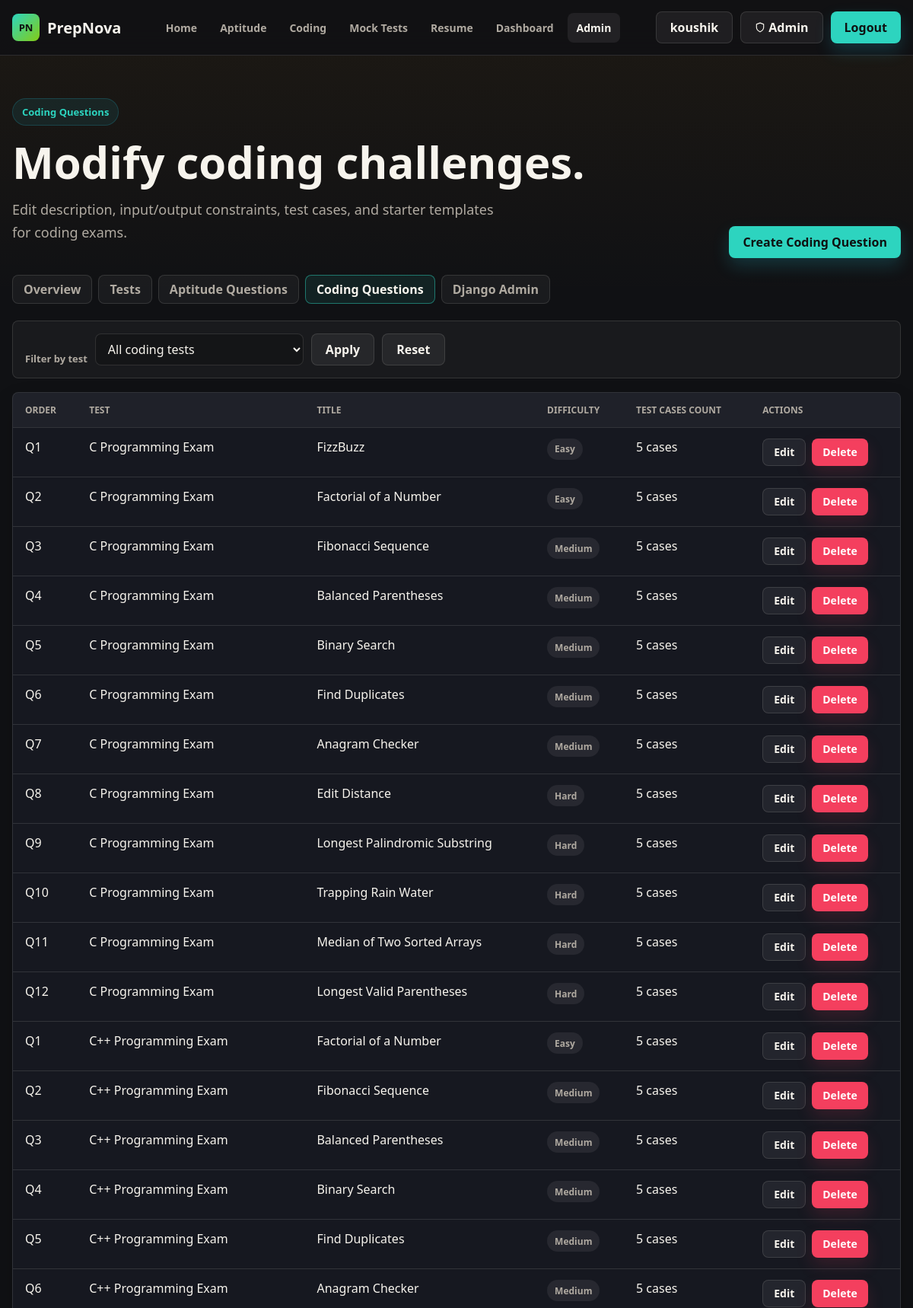
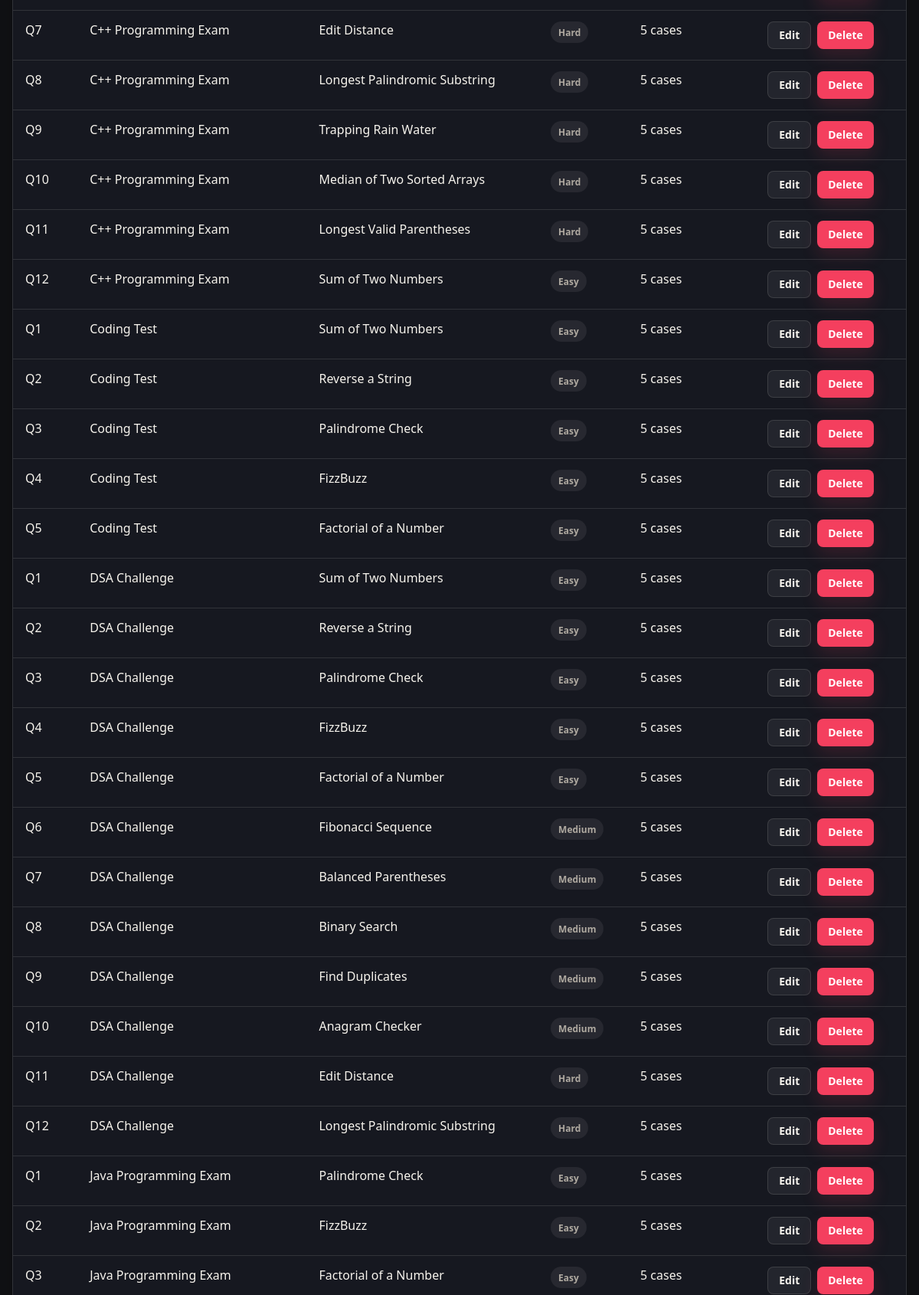
Screenshot of /site-admin/coding-questions/ (signed in, upper part) with the database file from the repository (2 pictures, top to bottom).
### myapp/models.py (models this page shows, shortened)
class CodingQuestion(models.Model):
    test = models.ForeignKey(PrepTest, on_delete=models.CASCADE, related_name='coding_questions')
    order = models.PositiveIntegerField()
    title = models.CharField(max_length=120)
    description = models.TextField()
    difficulty = models.CharField(max_length=20, choices=PrepTest.DIFFICULTY_CHOICES, default=PrepTest.MEDIUM)
    input_format = models.TextField(blank=True)
    output_format = models.TextField(blank=True)
    sample_input = models.TextField(blank=True)
    sample_output = models.TextField(blank=True)
    test_cases = models.JSONField(default=list, blank=True)  # List of dicts: [{"input": "...", "output": "..."}]
    starter_code_python = models.TextField(blank=True)
    starter_code_java = models.TextField(blank=True)
    starter_code_cpp = models.TextField(blank=True)
    starter_code_c = models.TextField(blank=True)
    starter_code_js = models.TextField(blank=True)
    class Meta:
        ordering = ['order']
        constraints = [
            models.UniqueConstraint(fields=['test', 'order'], name='unique_coding_question_order_per_test'),
        ]

class PrepTest(models.Model):
    APTITUDE = 'aptitude'
    CODING = 'coding'
    MOCK = 'mock'
    RESUME = 'resume'
    CATEGORY_CHOICES = [
        (APTITUDE, 'Aptitude'),
        (CODING, 'Coding'),
        (MOCK, 'Mock Test'),
        (RESUME, 'Resume'),
    ]
    EASY = 'easy'
    MEDIUM = 'medium'
    HARD = 'hard'
    DIFFICULTY_CHOICES = [
        (EASY, 'Easy'),
        (MEDIUM, 'Medium'),
        (HARD, 'Hard'),
    ]
    title = models.CharField(max_length=120)
    category = models.CharField(max_length=20, choices=CATEGORY_CHOICES)
    difficulty = models.CharField(max_length=20, choices=DIFFICULTY_CHOICES, default=MEDIUM)
    question_count = models.PositiveIntegerField(default=0)
    duration_minutes = models.PositiveIntegerField(default=0)
    topics = models.CharField(max_length=255, blank=True)
    is_active = models.BooleanField(default=True)

### myapp/views.py (the view)
# urls.py: path('site-admin/coding-questions/', views.site_admin_coding_questions, name='site_admin_coding_questions'),
@superuser_required
def site_admin_coding_questions(request):
    ensure_default_tests()
    test_id = request.GET.get('test', '')
    questions = CodingQuestion.objects.select_related('test').order_by('test__difficulty', 'test__title', 'order')
    tests = PrepTest.objects.filter(category=PrepTest.CODING).order_by('difficulty', 'title')
    if test_id:
        questions = questions.filter(test_id=test_id)
    return render(request, 'site_admin/coding_questions.html', {
        'questions': questions,
        'tests': tests,
        'test_id': test_id,
    })

### myapp/views.py (called while the page is built, shortened)
def ensure_default_tests():
    for test in DEFAULT_TESTS:
        PrepTest.objects.get_or_create(title=test['title'], category=test['category'], defaults=test)
    ensure_default_aptitude_questions()
    ensure_default_coding_questions()

def ensure_default_aptitude_questions():
    aptitude_tests = PrepTest.objects.filter(category__in=[PrepTest.APTITUDE, PrepTest.MOCK], is_active=True)
    for test in aptitude_tests:
        if test.title == 'Coding Test':
            continue
        if test.aptitude_questions.exists():
            continue

### myapp/template/site_admin/coding_questions.html (shortened to what this page needs)
{% extends "base.html" %}
{% block content %}
  <section class="page-shell">
    <div class="admin-hero">
      <div>
        <div class="eyebrow">Coding Questions</div>
        <h1>Modify coding challenges.</h1>
        <p>Edit description, input/output constraints, test cases, and starter templates for coding exams.</p>
      </div>
      <a class="btn btn-primary" href="{% url 'site_admin_coding_question_create' %}">Create Coding Question</a>
    </div>
    <div class="admin-nav">
      <a href="{% url 'site_admin_dashboard' %}">Overview</a>
      <a href="{% url 'site_admin_tests' %}">Tests</a>
      <a href="{% url 'site_admin_questions' %}">Aptitude Questions</a>
      <a class="is-active" href="{% url 'site_admin_coding_questions' %}">Coding Questions</a>
      <a href="/admin/">Django Admin</a>
    </div>
    <form class="admin-filter" method="get">
      <label for="test">Filter by test</label>
      <select id="test" name="test">
        <option value="">All coding tests</option>
      </select>
      <button class="btn btn-ghost" type="submit">Apply</button>
      <a class="btn btn-ghost" href="{% url 'site_admin_coding_questions' %}">Reset</a>
    </form>
    <div class="admin-table-wrap">
      <table class="admin-table">
        <thead>
          <tr>
            <th>Order</th>
            <th>Test</th>
            <th>Title</th>
            <th>Difficulty</th>
            <th>Test Cases Count</th>
            <th>Actions</th>
          </tr>
        </thead>
        <tbody>
          {% for question in questions %}
            <tr>
              <td>Q{{ question.order }}</td>
              <td>{{ question.test.title }}</td>
              <td>{{ question.title }}</td>
              <td><span class="badge">{{ question.get_difficulty_display }}</span></td>
              <td>{{ question.test_cases|length }} cases</td>
              <td class="table-actions">
                <a class="btn btn-small btn-ghost" href="{% url 'site_admin_coding_question_update' question.id %}">Edit</a>
                <a class="btn btn-small btn-danger" href="{% url 'site_admin_coding_question_delete' question.id %}">Delete</a>
              </td>
            </tr>
          {% empty %}
            <tr><td colspan="6">No coding questions found.</td></tr>
          {% endfor %}
        </tbody>
      </table>
    </div>
  </section>
{% endblock %}

### myapp/template/base.html (shortened to what this page needs)
{% load static %}
<!DOCTYPE html>
<html lang="en">
<head>
  <link rel="stylesheet" href="{% static 'index.css' %}?v=4">
</head>
<body class="{% block body_class %}{% endblock %}">
  <header class="site-header">
    <nav class="nav-shell" aria-label="Primary navigation">
      <a class="brand" href="{% url 'first' %}" aria-label="PrepNova home">
        <span class="brand-mark">PN</span>
        <span>PrepNova</span>
      </a>
      <div class="nav-links" id="primaryNav">
        <a href="{% url 'first' %}" class="{% if request.resolver_match.url_name == 'first' %}is-active{% endif %}">Home</a>
        <a href="{% url 'aptitude' %}" class="{% if request.resolver_match.url_name == 'aptitude' %}is-active{% endif %}">Aptitude</a>
        <a href="{% url 'coding' %}" class="{% if request.resolver_match.url_name == 'coding' %}is-active{% endif %}">Coding</a>
        <a href="{% url 'mocktest' %}" class="{% if request.resolver_match.url_name == 'mocktest' %}is-active{% endif %}">Mock Tests</a>
        <a href="{% url 'resume' %}" class="{% if request.resolver_match.url_name == 'resume' %}is-active{% endif %}">Resume</a>
        <a href="{% url 'dashboard' %}" class="{% if request.resolver_match.url_name == 'dashboard' %}is-active{% endif %}">Dashboard</a>
        {% if request.user.is_superuser %}
          <a href="{% url 'site_admin_dashboard' %}" class="{% if 'site_admin' in request.resolver_match.url_name %}is-active{% endif %}">Admin</a>
        {% endif %}
      </div>
      <div class="nav-actions">
        {% if request.user.is_authenticated %}
          <a class="btn btn-ghost" href="{% url 'dashboard' %}">{{ request.user.first_name|default:request.user.username|truncatechars:16 }}</a>
          {% if request.user.is_superuser %}
            <a class="btn btn-ghost admin-btn" href="{% url 'site_admin_dashboard' %}" title="Admin Panel">
              <svg width="14" height="14" viewBox="0 0 24 24" fill="none" stroke="currentColor" stroke-width="2" stroke-linecap="round" stroke-linejoin="round" style="margin-right:4px;vertical-align:-2px"><path d="M12 22s8-4 8-10V5l-8-3-8 3v7c0 6 8 10 8 10z"/></svg>
              Admin
            </a>
          {% endif %}
          <a class="btn btn-primary" href="{% url 'logout' %}">Logout</a>
        {% endif %}
      </div>
    </nav>
  </header>
  <main>
    {% block content %}{% endblock %}
  </main>
</body>
</html>

### rows the page displays
CodingQuestion: order "1", test "C Programming Exam", title "FizzBuzz", difficulty "Easy", test_cases|length "5"
CodingQuestion: order "2", test "C Programming Exam", title "Factorial of a Number", difficulty "Easy", test_cases|length "5"
CodingQuestion: order "3", test "C Programming Exam", title "Fibonacci Sequence", difficulty "Medium", test_cases|length "5"
CodingQuestion: order "4", test "C Programming Exam", title "Balanced Parentheses", difficulty "Medium", test_cases|length "5"
CodingQuestion: order "5", test "C Programming Exam", title "Binary Search", difficulty "Medium", test_cases|length "5"
CodingQuestion: order "6", test "C Programming Exam", title "Find Duplicates", difficulty "Medium", test_cases|length "5"
CodingQuestion: order "7", test "C Programming Exam", title "Anagram Checker", difficulty "Medium", test_cases|length "5"
CodingQuestion: order "8", test "C Programming Exam", title "Edit Distance", difficulty "Hard", test_cases|length "5"
CodingQuestion: order "9", test "C Programming Exam", title "Longest Palindromic Substring", difficulty "Hard", test_cases|length "5"
CodingQuestion: order "10", test "C Programming Exam", title "Trapping Rain Water", difficulty "Hard", test_cases|length "5"
CodingQuestion: order "11", test "C Programming Exam", title "Median of Two Sorted Arrays", difficulty "Hard", test_cases|length "5"
CodingQuestion: order "12", test "C Programming Exam", title "Longest Valid Parentheses", difficulty "Hard", test_cases|length "5"
CodingQuestion: order "1", test "C++ Programming Exam", title "Factorial of a Number", difficulty "Easy", test_cases|length "5"
CodingQuestion: order "2", test "C++ Programming Exam", title "Fibonacci Sequence", difficulty "Medium", test_cases|length "5"
CodingQuestion: order "3", test "C++ Programming Exam", title "Balanced Parentheses", difficulty "Medium", test_cases|length "5"
CodingQuestion: order "4", test "C++ Programming Exam", title "Binary Search", difficulty "Medium", test_cases|length "5"
CodingQuestion: order "5", test "C++ Programming Exam", title "Find Duplicates", difficulty "Medium", test_cases|length "5"
CodingQuestion: order "6", test "C++ Programming Exam", title "Anagram Checker", difficulty "Medium", test_cases|length "5"
CodingQuestion: order "7", test "C++ Programming Exam", title "Edit Distance", difficulty "Hard", test_cases|length "5"
CodingQuestion: order "8", test "C++ Programming Exam", title "Longest Palindromic Substring", difficulty "Hard", test_cases|length "5"
CodingQuestion: order "9", test "C++ Programming Exam", title "Trapping Rain Water", difficulty "Hard", test_cases|length "5"
CodingQuestion: order "10", test "C++ Programming Exam", title "Median of Two Sorted Arrays", difficulty "Hard", test_cases|length "5"
CodingQuestion: order "11", test "C++ Programming Exam", title "Longest Valid Parentheses", difficulty "Hard", test_cases|length "5"
CodingQuestion: order "12", test "C++ Programming Exam", title "Sum of Two Numbers", difficulty "Easy", test_cases|length "5"
CodingQuestion: order "1", test "Coding Test", title "Sum of Two Numbers", difficulty "Easy", test_cases|length "5"
CodingQuestion: order "2", test "Coding Test", title "Reverse a String", difficulty "Easy", test_cases|length "5"
CodingQuestion: order "3", test "Coding Test", title "Palindrome Check", difficulty "Easy", test_cases|length "5"
CodingQuestion: order "4", test "Coding Test", title "FizzBuzz", difficulty "Easy", test_cases|length "5"
CodingQuestion: order "5", test "Coding Test", title "Factorial of a Number", difficulty "Easy", test_cases|length "5"
CodingQuestion: order "1", test "DSA Challenge", title "Sum of Two Numbers", difficulty "Easy", test_cases|length "5"
CodingQuestion: order "2", test "DSA Challenge", title "Reverse a String", difficulty "Easy", test_cases|length "5"
CodingQuestion: order "3", test "DSA Challenge", title "Palindrome Check", difficulty "Easy", test_cases|length "5"
CodingQuestion: order "4", test "DSA Challenge", title "FizzBuzz", difficulty "Easy", test_cases|length "5"
CodingQuestion: order "5", test "DSA Challenge", title "Factorial of a Number", difficulty "Easy", test_cases|length "5"
CodingQuestion: order "6", test "DSA Challenge", title "Fibonacci Sequence", difficulty "Medium", test_cases|length "5"
CodingQuestion: order "7", test "DSA Challenge", title "Balanced Parentheses", difficulty "Medium", test_cases|length "5"
CodingQuestion: order "8", test "DSA Challenge", title "Binary Search", difficulty "Medium", test_cases|length "5"
CodingQuestion: order "9", test "DSA Challenge", title "Find Duplicates", difficulty "Medium", test_cases|length "5"
CodingQuestion: order "10", test "DSA Challenge", title "Anagram Checker", difficulty "Medium", test_cases|length "5"
CodingQuestion: order "11", test "DSA Challenge", title "Edit Distance", difficulty "Hard", test_cases|length "5"
CodingQuestion: order "12", test "DSA Challenge", title "Longest Palindromic Substring", difficulty "Hard", test_cases|length "5"
CodingQuestion: order "1", test "Java Programming Exam", title "Palindrome Check", difficulty "Easy", test_cases|length "5"
CodingQuestion: order "2", test "Java Programming Exam", title "FizzBuzz", difficulty "Easy", test_cases|length "5"
CodingQuestion: order "3", test "Java Programming Exam", title "Factorial of a Number", difficulty "Easy", test_cases|length "5"

### other values shown
{{ request.user.first_name|default:request.user.username|truncatechars:16 }} "koushik"
